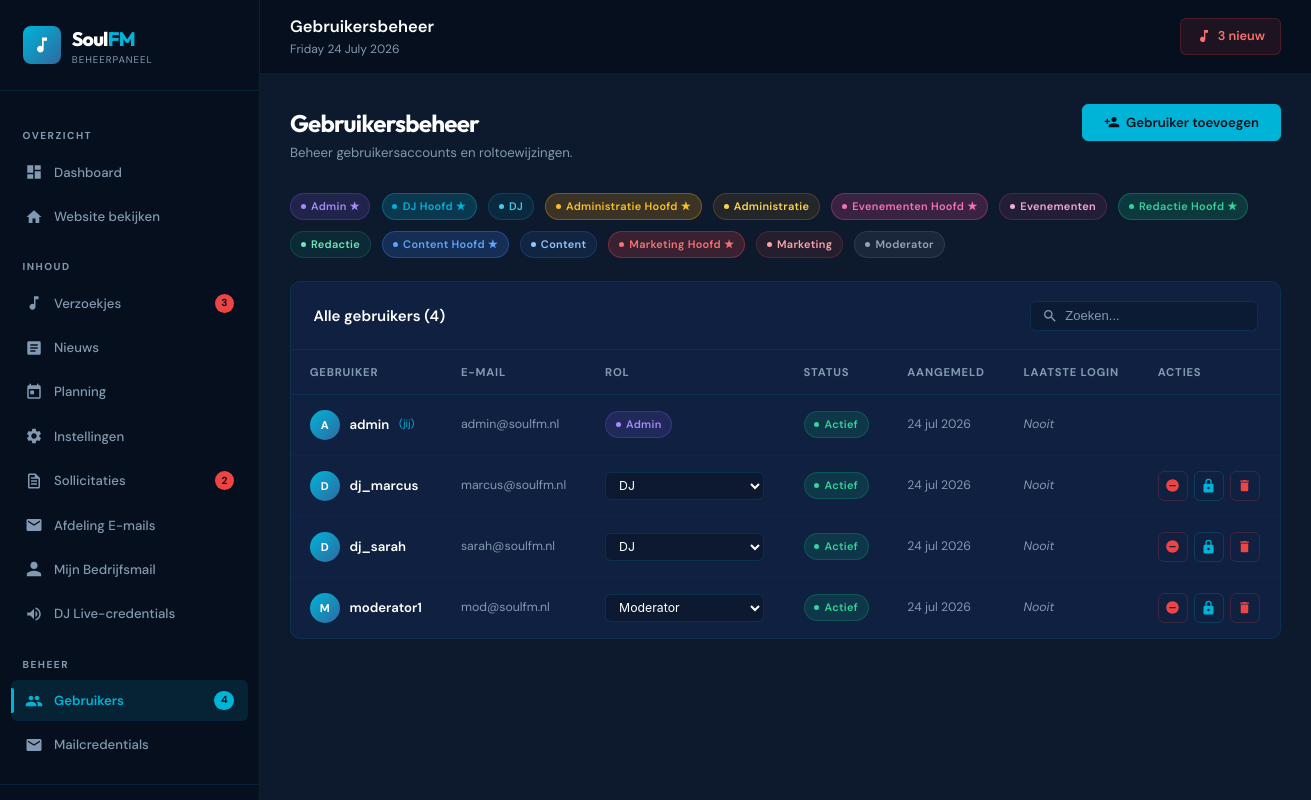
The page /admin/users.php (signed in) on the database its author committed.
### tables this page shows
CREATE TABLE IF NOT EXISTS users (
    id INT AUTO_INCREMENT PRIMARY KEY,
    username VARCHAR(50) NOT NULL UNIQUE,
    email VARCHAR(100) NOT NULL UNIQUE,
    password_hash VARCHAR(255) NOT NULL,
    role ENUM(
        'admin',
        'dj',
        'dj_hoofd',
        'administratie',
        'administratie_hoofd',
        'evenementen',
        'evenementen_hoofd',
        'redactie',
        'redactie_hoofd',
        'content',
        'content_hoofd',
        'marketing',
        'marketing_hoofd',
        'moderator',
        'listener'
    ) NOT NULL DEFAULT 'listener',
    avatar VARCHAR(255) DEFAULT NULL,
    active TINYINT(1) NOT NULL DEFAULT 1,
    created_at DATETIME NOT NULL DEFAULT CURRENT_TIMESTAMP,
    last_login DATETIME DEFAULT NULL
);

### includes/auth.php (called while the page is built, shortened)
<?php
function getAllRoles(): array {
    return [
        'admin'                => ['label' => 'Admin',               'department' => null,            'is_head' => true,  'level' => 100],
        'dj_hoofd'             => ['label' => 'DJ Hoofd',            'department' => 'dj',            'is_head' => true,  'level' => 50],
        'dj'                   => ['label' => 'DJ',                  'department' => 'dj',            'is_head' => false, 'level' => 20],
        'administratie_hoofd'  => ['label' => 'Administratie Hoofd', 'department' => 'administratie', 'is_head' => true,  'level' => 50],
        'administratie'        => ['label' => 'Administratie',       'department' => 'administratie', 'is_head' => false, 'level' => 20],
        'evenementen_hoofd'    => ['label' => 'Evenementen Hoofd',   'department' => 'evenementen',   'is_head' => true,  'level' => 50],
        'evenementen'          => ['label' => 'Evenementen',         'department' => 'evenementen',   'is_head' => false, 'level' => 20],
        'redactie_hoofd'       => ['label' => 'Redactie Hoofd',      'department' => 'redactie',      'is_head' => true,  'level' => 50],
        'redactie'             => ['label' => 'Redactie',            'department' => 'redactie',      'is_head' => false, 'level' => 20],
        'content_hoofd'        => ['label' => 'Content Hoofd',       'department' => 'content',       'is_head' => true,  'level' => 50],
        'content'              => ['label' => 'Content',             'department' => 'content',       'is_head' => false, 'level' => 20],
        'marketing_hoofd'      => ['label' => 'Marketing Hoofd',     'department' => 'marketing',     'is_head' => true,  'level' => 50],
        'marketing'            => ['label' => 'Marketing',           'department' => 'marketing',     'is_head' => false, 'level' => 20],
        'moderator'            => ['label' => 'Moderator',           'department' => null,            'is_head' => false, 'level' => 30],
        'listener'             => ['label' => 'Luisteraar',          'department' => null,            'is_head' => false, 'level' => 1],
    ];
}
function getRoleLabel(string $role): string {
    return getAllRoles()[$role]['label'] ?? ucfirst($role);
}

### includes/functions.php (called while the page is built, shortened)
<?php
function formatDate(string $date): string {
    $d = new DateTime($date);
    $months = ['jan','feb','mrt','apr','mei','jun','jul','aug','sep','okt','nov','dec'];
    return $d->format('j') . ' ' . $months[$d->format('n') - 1] . ' ' . $d->format('Y');
}

### admin/users.php (the view, shortened to what this page needs)
<?php
require_once __DIR__ . '/../includes/auth.php';
require_once __DIR__ . '/../includes/functions.php';
$pdo        = getPDO();
$users = $pdo->query('SELECT id, username, email, role, active, created_at, last_login FROM users ORDER BY role, username')->fetchAll();
require_once __DIR__ . '/includes/admin-header.php';
?>
<div class="page-header-admin">
  <div>
    <h1>Gebruikersbeheer</h1>
    <p>Beheer gebruikersaccounts en roltoewijzingen.</p>
  </div>
  <button class="btn btn-primary" data-modal-open="add-user-modal">
    <svg viewBox="0 0 24 24"><path d="M15 12c2.21 0 4-1.79 4-4s-1.79-4-4-4-4 1.79-4 4 1.79 4 4 4zm-9-2V7H4v3H1v2h3v3h2v-3h3v-2H6zm9 4c-2.67 0-8 1.34-8 4v2h16v-2c0-2.66-5.33-4-8-4z"/></svg>
    Gebruiker toevoegen
  </button>
</div>
<div style="display:flex;gap:.75rem;flex-wrap:wrap;margin-bottom:1.5rem">
  <?php foreach (getAllRoles() as $roleKey => $roleInfo): ?>
  <?php if ($roleKey === 'listener') continue; ?>
  <span class="badge badge-role-<?= $roleKey ?>" style="<?php
    $colors = [
      'admin'               => 'background:rgba(139,92,246,.15);color:#a78bfa;border:1px solid rgba(139,92,246,.25)',
      'dj_hoofd'            => 'background:rgba(0,180,216,.2);color:#00b4d8;border:1px solid rgba(0,180,216,.35)',
      'dj'                  => 'background:rgba(0,180,216,.1);color:#48cae4;border:1px solid rgba(0,180,216,.2)',
      'administratie_hoofd' => 'background:rgba(245,158,11,.2);color:#fbbf24;border:1px solid rgba(245,158,11,.35)',
      'administratie'       => 'background:rgba(245,158,11,.1);color:#fcd34d;border:1px solid rgba(245,158,11,.2)',
      'evenementen_hoofd'   => 'background:rgba(236,72,153,.2);color:#f472b6;border:1px solid rgba(236,72,153,.35)',
      'evenementen'         => 'background:rgba(236,72,153,.1);color:#f9a8d4;border:1px solid rgba(236,72,153,.2)',
      'redactie_hoofd'      => 'background:rgba(16,185,129,.2);color:#34d399;border:1px solid rgba(16,185,129,.35)',
      'redactie'            => 'background:rgba(16,185,129,.1);color:#6ee7b7;border:1px solid rgba(16,185,129,.2)',
      'content_hoofd'       => 'background:rgba(59,130,246,.2);color:#60a5fa;border:1px solid rgba(59,130,246,.35)',
      'content'             => 'background:rgba(59,130,246,.1);color:#93c5fd;border:1px solid rgba(59,130,246,.2)',
      'marketing_hoofd'     => 'background:rgba(239,68,68,.2);color:#f87171;border:1px solid rgba(239,68,68,.35)',
      'marketing'           => 'background:rgba(239,68,68,.1);color:#fca5a5;border:1px solid rgba(239,68,68,.2)',
      'moderator'           => 'background:rgba(100,116,139,.15);color:#94a3b8;border:1px solid rgba(100,116,139,.25)',
    ];
    echo $colors[$roleKey] ?? '';
  ?>">
    <?= htmlspecialchars($roleInfo['label']) ?>
    <?php if ($roleInfo['is_head']): ?> ★<?php endif; ?>
  </span>
  <?php endforeach; ?>
</div>
<div class="table-container">
  <div class="table-header">
    <span class="table-title">Alle gebruikers (<?= count($users) ?>)</span>
    <div class="search-input">
      <svg viewBox="0 0 24 24"><path d="M15.5 14h-.79l-.28-.27A6.47 6.47 0 0016 9.5 6.5 6.5 0 109.5 16c1.61 0 3.09-.59 4.23-1.57l.27.28v.79l5 4.99L20.49 19l-4.99-5zm-6 0C7.01 14 5 11.99 5 9.5S7.01 5 9.5 5 14 7.01 14 9.5 11.99 14 9.5 14z"/></svg>
      <input type="text" placeholder="Zoeken..." data-search-table="users-table">
    </div>
  </div>
  <div class="table-wrapper">
    <table id="users-table" aria-label="Gebruikers">
      <thead>
        <tr>
          <th>Gebruiker</th>
          <th>E-mail</th>
          <th>Rol</th>
          <th>Status</th>
          <th>Aangemeld</th>
          <th>Laatste login</th>
          <th>Acties</th>
        </tr>
      </thead>
      <tbody>
        <?php foreach ($users as $u): ?>
        <tr>
          <td data-label="Gebruiker">
            <div style="display:flex;align-items:center;gap:.65rem">
              <div style="width:30px;height:30px;background:linear-gradient(135deg,var(--accent),#2d6a9f);border-radius:50%;display:flex;align-items:center;justify-content:center;font-weight:700;font-size:.75rem;color:white;flex-shrink:0">
                <?= strtoupper(substr($u['username'], 0, 1)) ?>
              </div>
              <span class="td-primary"><?= htmlspecialchars($u['username']) ?></span>
              <?php if ($u['id'] == $_SESSION['user_id']): ?>
              <span style="font-size:.7rem;color:var(--accent)">(jij)</span>
              <?php endif; ?>
            </div>
          </td>
          <td data-label="E-mail" class="td-muted"><?= htmlspecialchars($u['email']) ?></td>
          <td data-label="Rol">
            <?php if ($u['id'] == $_SESSION['user_id']): ?>
              <span class="badge badge-<?= $u['role'] ?>"><?= getRoleLabel($u['role']) ?></span>
            <?php else: ?>
              <select class="form-control" style="padding:.3rem .6rem;font-size:.82rem;width:auto"
                data-role-update="<?= $u['id'] ?>" aria-label="Rol voor <?= htmlspecialchars($u['username']) ?>">
                <?php foreach (getAllRoles() as $roleKey => $roleInfo): ?>
                <option value="<?= $roleKey ?>" <?= $u['role']===$roleKey?'selected':'' ?>><?= htmlspecialchars($roleInfo['label']) ?></option>
                <?php endforeach; ?>
              </select>
            <?php endif; ?>
          </td>
          <td data-label="Status">
            <span class="badge badge-<?= $u['active'] ? 'active' : 'inactive' ?>">
              <?= $u['active'] ? 'Actief' : 'Inactief' ?>
            </span>
          </td>
          <td data-label="Aangemeld" class="td-muted"><?= formatDate($u['created_at']) ?></td>
          <td data-label="Laatste login" class="td-muted">
            <?= $u['last_login'] ? formatRelativeDate($u['last_login']) : '<em>Nooit</em>' ?>
          </td>
          <td data-label="Acties">
            <?php if ($u['id'] != $_SESSION['user_id']): ?>
            <div class="action-btns">
              <form method="POST" style="display:inline">
                <button type="submit" class="btn-icon <?= $u['active'] ? 'del' : 'check' ?>"
                  title="<?= $u['active'] ? 'Deactiveren' : 'Activeren' ?>"
                  data-confirm-delete="<?= $u['active'] ? 'Gebruiker deactiveren?' : 'Gebruiker activeren?' ?>"
                  aria-label="<?= $u['active'] ? 'Deactiveer' : 'Activeer' ?> gebruiker <?= htmlspecialchars($u['username']) ?>">
                  <svg viewBox="0 0 24 24"><path d="<?= $u['active'] ? 'M12 2C6.48 2 2 6.48 2 12s4.48 10 10 10 10-4.48 10-10S17.52 2 12 2zm5 11H7v-2h10v2z' : 'M9 16.17L4.83 12l-1.42 1.41L9 19 21 7l-1.41-1.41z' ?>"/></svg>
                </button>
              </form>
              <button type="button" class="btn-icon edit"
                data-open-password-modal="1"
                data-user-id="<?= $u['id'] ?>"
                data-username="<?= htmlspecialchars($u['username']) ?>"
                title="Wachtwoord wijzigen"
                aria-label="Wijzig wachtwoord voor <?= htmlspecialchars($u['username']) ?>">
                <svg viewBox="0 0 24 24"><path d="M12 1a5 5 0 00-5 5v3H6a2 2 0 00-2 2v10a2 2 0 002 2h12a2 2 0 002-2V11a2 2 0 00-2-2h-1V6a5 5 0 00-5-5zm-3 8V6a3 3 0 116 0v3H9zm3 5a2 2 0 110 4 2 2 0 010-4z"/></svg>
              </button>
              <form method="POST" style="display:inline">
                <button type="submit" class="btn-icon del"
                  title="Verwijderen"
                  data-confirm-delete="Gebruiker <?= htmlspecialchars(addslashes($u['username'])) ?> definitief verwijderen?"
                  aria-label="Verwijder gebruiker <?= htmlspecialchars($u['username']) ?>">
                  <svg viewBox="0 0 24 24"><path d="M6 19c0 1.1.9 2 2 2h8c1.1 0 2-.9 2-2V7H6v12zM19 4h-3.5l-1-1h-5l-1 1H5v2h14V4z"/></svg>
                </button>
              </form>
            </div>
            <?php endif; ?>
          </td>
        </tr>
        <?php endforeach; ?>
      </tbody>
    </table>
  </div>
</div>
<?php require_once __DIR__ . '/includes/admin-footer.php'; ?>

### rows shown on the page
users: username "A", username "admin", shows "(jij)", email "admin@soulfm.nl", role "Admin", active "Actief", created_at "24 jul 2026", shows "Nooit"
users: username "D", username "dj_marcus", email "marcus@soulfm.nl", role+id+username "DJ", active "Actief", created_at "24 jul 2026", shows "Nooit"
users: username "D", username "dj_sarah", email "sarah@soulfm.nl", role+id+username "DJ", active "Actief", created_at "24 jul 2026", shows "Nooit"
users: username "M", username "moderator1", email "mod@soulfm.nl", role+id+username "Moderator", active "Actief", created_at "24 jul 2026", shows "Nooit"

### other values the page prints
$pendingCount "3"
$newApps "2"
getUserCount() "4"
$pageTitle "Gebruikersbeheer"
$roleInfo['label'] "Admin"
$roleInfo['label'] "DJ Hoofd"
$roleInfo['label'] "DJ"
$roleInfo['label'] "Administratie Hoofd"
$roleInfo['label'] "Administratie"
$roleInfo['label'] "Evenementen Hoofd"
$roleInfo['label'] "Evenementen"
$roleInfo['label'] "Redactie Hoofd"
$roleInfo['label'] "Redactie"
$roleInfo['label'] "Content Hoofd"
$roleInfo['label'] "Content"
